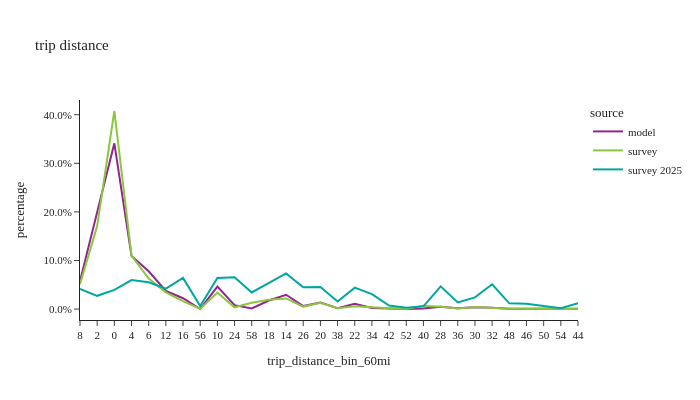

The code cell stored with this chart in its notebook:
### Code cell
df_plot = trip_data.loc[trip_data['trip_distance_bin_60mi'].notna()].groupby(['source','trip_distance_bin_60mi'])['trip_weight'].sum().reset_index()
df_plot['percentage'] = df_plot.groupby(['source'], group_keys=False)['trip_weight']. \
    apply(lambda x: x / float(x.sum()))

fig2 = px.line(df_plot, x='trip_distance_bin_60mi', y="percentage", color="source", title="trip distance")
fig2.for_each_annotation(lambda a: a.update(text = a.text.split("=")[-1]))
fig2.update_layout(height=400, width=700, font=dict(size=11), yaxis=dict(tickformat=".1%"))
fig2.show()

### Figure 1 — Plotly figure (JSON) as saved in the notebook; plotly's stock layout.template omitted (floating-point values rounded to 4 significant figures)
{"data": [{"hovertemplate": "source=model<br>trip_distance_bin_60mi=%{x}<br>percentage=%{y}<extra></extra>", "legendgroup": "model", "line": {"color": "#91268F", "dash": "solid"}, "marker": {"symbol": "circle"}, "mode": "lines", "name": "model", "orientation": "v", "showlegend": true, "type": "scatter", "x": ["8", "2", "0", "4", "6", "12", "16", "56", "10", "24", "58", "18", "14", "26", "20", "38", "22", "34", "42", "52", "40", "28", "36", "30", "32", "48", "46", "50", "54", "44"], "xaxis": "x", "y": [0.0577, 0.1986, 0.3411, 0.1093, 0.07781, 0.03728, 0.0223, 0.0001645, 0.04636, 0.00809, 0.001123, 0.01761, 0.0294, 0.006177, 0.01362, 0.001624, 0.01082, 0.002317, 0.00109, 0.0002774, 0.001372, 0.004774, 0.001879, 0.003697, 0.002819, 0.0005243, 0.0007134, 0.0003713, 0.0002043, 0.0008523], "yaxis": "y"}, {"hovertemplate": "source=survey<br>trip_distance_bin_60mi=%{x}<br>percentage=%{y}<extra></extra>", "legendgroup": "survey", "line": {"color": "#8CC63E", "dash": "solid"}, "marker": {"symbol": "circle"}, "mode": "lines", "name": "survey", "orientation": "v", "showlegend": true, "type": "scatter", "x": ["8", "2", "0", "4", "6", "12", "16", "56", "10", "24", "58", "18", "14", "26", "20", "38", "22", "34", "42", "52", "40", "28", "36", "30", "32", "48", "46", "50", "54", "44"], "xaxis": "x", "y": [0.05139, 0.1706, 0.4076, 0.1102, 0.0626, 0.0343, 0.01615, 0.0004665, 0.03415, 0.003654, 0.01287, 0.01903, 0.02183, 0.005131, 0.01274, 0.001588, 0.005878, 0.003243, 0.00194, 0.0001468, 0.007069, 0.004794, 0.001386, 0.004486, 0.002941, 0.0005791, 0.0006084, 0.001343, 0.0003863, 0.0008001], "yaxis": "y"}, {"hovertemplate": "source=survey 2025<br>trip_distance_bin_60mi=%{x}<br>percentage=%{y}<extra></extra>", "legendgroup": "survey 2025", "line": {"color": "#00A7A0", "dash": "solid"}, "marker": {"symbol": "circle"}, "mode": "lines", "name": "survey 2025", "orientation": "v", "showlegend": true, "type": "scatter", "x": ["8", "2", "0", "4", "6", "12", "16", "56", "10", "24", "58", "18", "14", "26", "20", "38", "22", "34", "42", "52", "40", "28", "36", "30", "32", "48", "46", "50", "54", "44"], "xaxis": "x", "y": [0.04136, 0.02728, 0.03943, 0.05963, 0.05525, 0.04198, 0.06409, 0.006109, 0.06409, 0.06528, 0.03422, 0.0531, 0.07329, 0.04487, 0.04521, 0.0155, 0.04415, 0.03082, 0.0074, 0.00285, 0.005629, 0.0468, 0.01366, 0.02412, 0.05096, 0.01178, 0.01107, 0.006355, 0.001918, 0.01181], "yaxis": "y"}], "layout": {"font": {"size": 11}, "height": 400, "legend": {"title": {"text": "source"}, "tracegroupgap": 0}, "title": {"text": "trip distance"}, "width": 700, "xaxis": {"anchor": "y", "domain": [0.0, 1.0], "title": {"text": "trip_distance_bin_60mi"}}, "yaxis": {"anchor": "x", "domain": [0.0, 1.0], "tickformat": ".1%", "title": {"text": "percentage"}}}}
